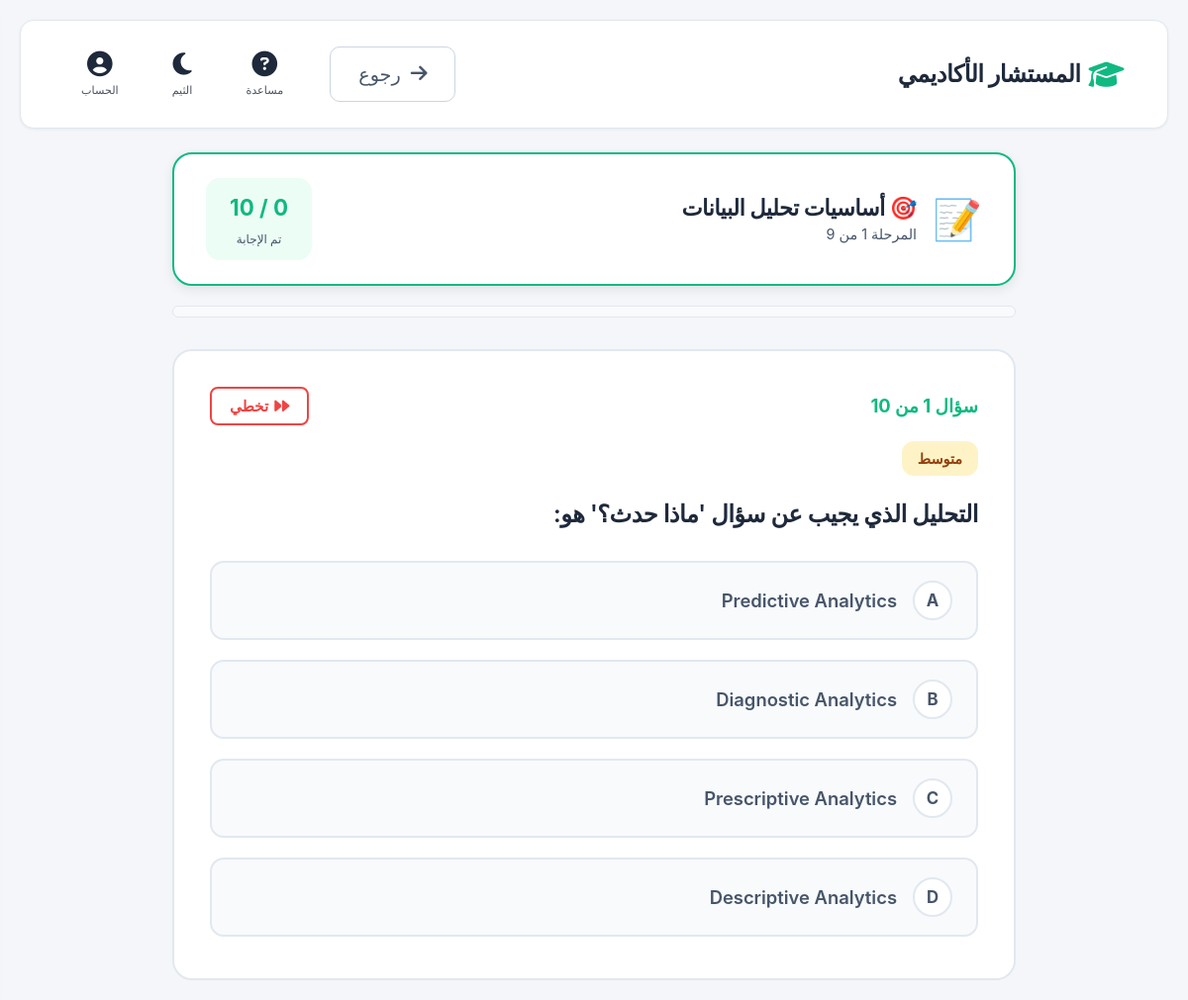
The page /university/quiz/1 (signed in) on the database its author committed.
### models/university.py (models this page shows, shortened)
class CareerStage(db.Model):
    __tablename__ = 'career_stages'
    id = db.Column(db.Integer, primary_key=True)
    career_path_id = db.Column(db.Integer, db.ForeignKey('career_paths.id'), nullable=False)
    stage_number = db.Column(db.Integer, nullable=False)             # 1, 2, 3...
    title = db.Column(db.String(200), nullable=False)                # اسم المرحلة
    description = db.Column(db.Text)                                  # وصف المرحلة
    objectives = db.Column(db.Text)                                   # JSON: ["...", "..."]
    practical_task = db.Column(db.Text)                               # التطبيق العملي
    youtube_ar = db.Column(db.String(500))                            # رابط يوتيوب عربي
    youtube_en = db.Column(db.String(500))                            # رابط يوتيوب إنجليزي
    passing_score = db.Column(db.Integer, default=11)                 # 11 من 15 = 73%
    total_quiz_questions = db.Column(db.Integer, default=10)          # عدد الأسئلة المعروضة
    questions = db.relationship(
        'QuizQuestion',
        backref='stage',
        lazy=True,
        cascade='all, delete-orphan'
    )

class CareerPath(db.Model):
    __tablename__ = 'career_paths'
    id = db.Column(db.Integer, primary_key=True)
    major_key = db.Column(db.String(50), nullable=False, index=True)  # 'ai', 'cyber', 'data_science'
    slug = db.Column(db.String(100), nullable=False, unique=True)     # 'data-analyst'
    title = db.Column(db.String(200), nullable=False)                 # اسم المسار
    description = db.Column(db.Text)                                   # وصف قصير
    icon = db.Column(db.String(50))                                    # emoji
    difficulty = db.Column(db.String(50))                              # مبتدئ/متوسط/متقدم
    estimated_hours = db.Column(db.Integer)                            # الساعات المتوقعة
    total_stages = db.Column(db.Integer, default=0)                    # عدد المراحل
    order_index = db.Column(db.Integer, default=0)                     # ترتيب العرض
    created_at = db.Column(db.DateTime, default=datetime.utcnow)
    stages = db.relationship(
        'CareerStage',
        backref='career_path',
        lazy=True,
        cascade='all, delete-orphan',
        order_by='CareerStage.stage_number'
    )

class QuizQuestion(db.Model):
    __tablename__ = 'quiz_questions'
    id = db.Column(db.Integer, primary_key=True)
    stage_id = db.Column(db.Integer, db.ForeignKey('career_stages.id'), nullable=False)
    question_text = db.Column(db.Text, nullable=False)
    options = db.Column(db.Text, nullable=False)              # JSON: {"A": "...", "B": "...", "C": "...", "D": "..."}
    correct_answer = db.Column(db.String(2), nullable=False)  # 'A', 'B', 'C', 'D'
    difficulty = db.Column(db.String(20), default='easy')      # easy / medium / hard
    def get_options(self):
        if self.options:
            try:
                return json.loads(self.options)
            except:
                return {}
        return {}

### routes/university.py (the view)
@university_bp.route('/quiz/<int:stage_id>')
@login_required
def quiz(stage_id):
    user_id = session['user_id']
    user = User.query.get(user_id)
    stage = CareerStage.query.get_or_404(stage_id)
    career_path_obj = CareerPath.query.get(stage.career_path_id)
    progress = CareerEngine.get_or_create_progress(user_id, career_path_obj.id)
    if not CareerEngine.is_stage_unlocked(progress, stage.stage_number):
        flash('هذه المرحلة مقفلة.', 'warning')
        return redirect(url_for('university.career_path', path_slug=career_path_obj.slug))
    quiz_data = CareerEngine.generate_quiz(stage.id, num_questions=10)
    session[f'quiz_{stage.id}'] = [
        {'id': q['id'], 'correct': q['correct']}
        for q in quiz_data
    ]
    return render_template(
        'university/quiz.html',
        user=user,
        stage=stage,
        career_path=career_path_obj,
        quiz_data=quiz_data
    )

### services/career_engine.py (called while the page is built, shortened)
    @staticmethod
    def get_or_create_progress(user_id, career_path_id):
        progress = CareerProgress.query.filter_by(
            user_id=user_id,
            career_path_id=career_path_id
        ).first()
        return progress

    @staticmethod
    def is_stage_unlocked(progress, stage_number):
        if stage_number == 1:
            return True
        completed = progress.get_completed_stages()
        return (stage_number - 1) in completed

### templates/university/quiz.html (shortened to what this page needs)
{% extends "base.html" %}
{% block content %}
<div class="uni-quiz-container">
    <header class="quiz-header">
        <div class="quiz-header-info">
            <span class="quiz-icon">📝</span>
            <div>
                <h1>{{ stage.title }}</h1>
                <p>المرحلة {{ stage.stage_number }} من {{ career_path.total_stages }}</p>
            </div>
        </div>
        <div class="quiz-score-preview">
            <span id="answeredCount">0</span> / <span id="totalQuestions">{{ quiz_data|length }}</span>
            <small>تم الإجابة</small>
        </div>
    </header>
    <div class="quiz-progress-container">
    </div>
    <form id="quizForm" method="POST" data-action="{{ url_for('university.quiz_submit', stage_id=stage.id) }}"
        data-total="{{ quiz_data|length }}">
        <div class="questions-list">
            {% for q in quiz_data %}
            <div class="question-card" data-qid="{{ q.id }}" data-index="{{ loop.index0 }}"
                data-visible="{{ 'true' if loop.first else 'false' }}">
                <div class="question-header">
                    <div class="q-number">سؤال {{ loop.index }} من {{ quiz_data|length }}</div>
                    <button type="button" class="btn-skip-q" data-skip-index="{{ loop.index0 }}">
                        <i class="fas fa-forward"></i> تخطي
                    </button>
                </div>
                <div class="q-difficulty difficulty-{{ q.difficulty }}">
                    {% if q.difficulty == 'easy' %}سهل
                    {% elif q.difficulty == 'medium' %}متوسط
                    {% else %}صعب{% endif %}
                </div>
                <h3 class="question-text">{{ q.text }}</h3>
                <div class="options-list">
                    {% for key, text in q.options.items() %}
                    <label class="option-item" data-qid="{{ q.id }}" data-answer="{{ key }}">
                        <span class="option-letter">{{ key }}</span>
                        <span class="option-text">{{ text }}</span>
                    </label>
                    {% endfor %}
                </div>
            </div>
            {% endfor %}
        </div>
    </form>
</div>
{% endblock %}

### static/css/style.css (style rules this page uses)
:root { --bg-primary: #f4f6f9; --bg-secondary: #ffffff; --bg-card: #ffffff; --bg-elevated: #f8fafc; --text-primary: #1e293b; --text-secondary: #475569; --text-muted: #64748b; --border-color: #e2e8f0; --accent: #10b981; --accent-hover: #059669; --accent-dark: #047857; --accent-light: #ecfdf5; --success: #10b981; --warning: #f59e0b; --danger: #ef4444; --info: #3b82f6; --muted: #94a3b8; --surface-hover: #f1f5f9; --glass-border: rgba(255, 255, 255, 0.1); --shadow-sm: 0 1px 3px rgba(0,0,0,0.06); --shadow-md: 0 4px 12px rgba(0,0,0,0.08); --shadow-lg: 0 12px 24px rgba(0,0,0,0.12); --shadow: var(--shadow-sm); --radius-sm: 8px; --radius: 14px; --radius-lg: 20px; --transition-fast: 150ms cubic-bezier(0.4, 0, 0.2, 1); --transition: 250ms cubic-bezier(0.4, 0, 0.2, 1); --transition-slow: 350ms cubic-bezier(0.4, 0, 0.2, 1); --space-xs: 4px; --space-sm: 8px; --space-md: 16px; --space-lg: 24px; --space-xl: 32px; --space-2xl: 48px; --tab-radius: 30px; }
* { margin: 0; padding: 0; box-sizing: border-box; transition: background-color var(--transition), color var(--transition), border-color var(--transition), box-shadow var(--transition); }
body { font-family: -apple-system, BlinkMacSystemFont, "Segoe UI", Roboto, "Helvetica Neue", Arial, sans-serif; background-color: var(--bg-primary); color: var(--text-primary); min-height: 100vh; padding: 20px; position: relative; line-height: 1.6; font-size: 1rem; }
h1, h2, h3, h4, h5, h6 { font-weight: 700; line-height: 1.3; letter-spacing: -0.02em; color: var(--text-primary); margin-bottom: 0.5em; }
h1 { font-size: 2rem; }
h3 { font-size: 1.3rem; }
p { margin-bottom: 1em; color: var(--text-secondary); }
label { display: block; font-weight: 600; margin-bottom: 6px; color: var(--text-secondary); }

### rows shown on the page
CareerStage: title "🎯 أساسيات تحليل البيانات"
CareerPath: total_stages "9"
QuizQuestion: quiz_data "10", difficulty "متوسط", text "التحليل الذي يجيب عن سؤال 'ماذا حدث؟' هو:", options "A" "B" "C" "D", options "Predictive Analytics" "Diagnostic Analytics" "Prescriptive Analytics" "Descriptive Analytics"

### other values the page prints
{{ quiz_data|length }} "10"
